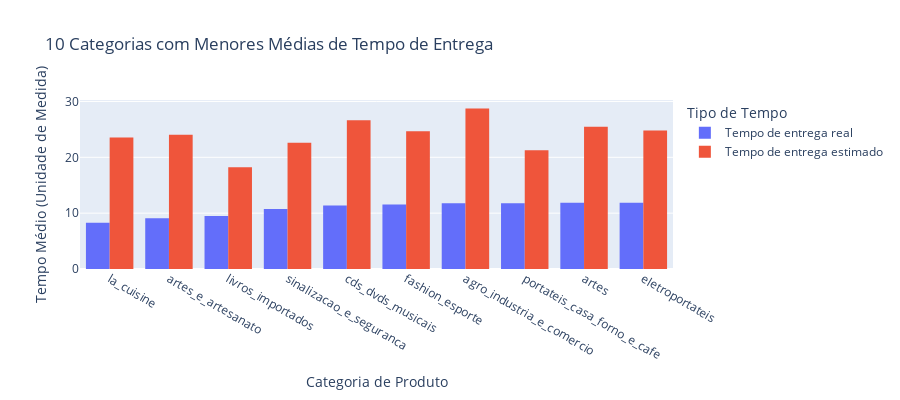
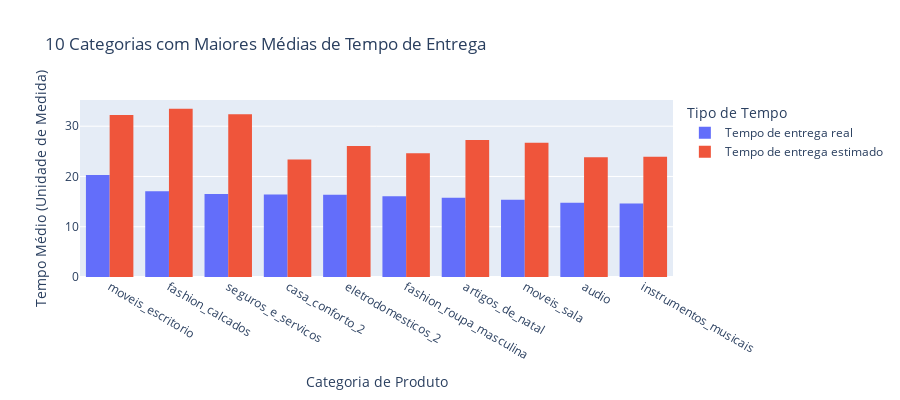

Source (notebook cell) for these figures, in order:
### Code cell
# Gráfico de relação entre categorias e tempo real e estimado

# Supondo que df já está carregado
dfTempo = df[['delivery_time', 'delivery_time_model', 'product_category_name']].groupby(['product_category_name']).mean()

# Selecionar as 10 categorias com menores médias de tempo de entrega real e estimado
top10_categories_min = dfTempo.nsmallest(10, ['delivery_time', 'delivery_time_model']).index

# Selecionar as 10 categorias com maiores médias de tempo de entrega real e estimado
top10_categories_max = dfTempo.nlargest(10, ['delivery_time', 'delivery_time_model']).index

# Filtrar o DataFrame original para conter apenas essas categorias
dfTempo_min = dfTempo.loc[top10_categories_min].reset_index()
dfTempo_max = dfTempo.loc[top10_categories_max].reset_index()

# Reformatar os DataFrames para o formato longo necessário para o Plotly
dfTempo_long_min = pd.melt(dfTempo_min, id_vars=['product_category_name'], 
                           value_vars=['delivery_time', 'delivery_time_model'],
                           var_name='Tipo de Tempo', value_name='Tempo Médio')

dfTempo_long_max = pd.melt(dfTempo_max, id_vars=['product_category_name'], 
                           value_vars=['delivery_time', 'delivery_time_model'],
                           var_name='Tipo de Tempo', value_name='Tempo Médio')

# Mapear os valores da variável "Tipo de Tempo" para os novos rótulos
dfTempo_long_min['Tipo de Tempo'] = dfTempo_long_min['Tipo de Tempo'].map({
    'delivery_time': 'Tempo de entrega real',
    'delivery_time_model': 'Tempo de entrega estimado'
})

dfTempo_long_max['Tipo de Tempo'] = dfTempo_long_max['Tipo de Tempo'].map({
    'delivery_time': 'Tempo de entrega real',
    'delivery_time_model': 'Tempo de entrega estimado'
})

# Criar os gráficos
fig_min = px.histogram(dfTempo_long_min, x="product_category_name", y="Tempo Médio",
                       color="Tipo de Tempo", barmode='group', height=400,
                       labels={'product_category_name': 'Categoria de Produto', 'Tempo Médio': 'Tempo Médio (Unidade de Medida)'},
                       title='10 Categorias com Menores Médias de Tempo de Entrega')

fig_max = px.histogram(dfTempo_long_max, x="product_category_name", y="Tempo Médio",
                       color="Tipo de Tempo", barmode='group', height=400,
                       labels={'product_category_name': 'Categoria de Produto', 'Tempo Médio': 'Tempo Médio (Unidade de Medida)'},
                       title='10 Categorias com Maiores Médias de Tempo de Entrega')

# Mostrar os gráficos
fig_min.update_yaxes(title_text='Tempo Médio (Unidade de Medida)')
fig_max.update_yaxes(title_text='Tempo Médio (Unidade de Medida)')

fig_min.show()
fig_max.show()

### Figure 1 — Plotly figure (JSON) as saved in the notebook; plotly's stock layout.template omitted (floating-point values rounded to 4 significant figures)
{"data": [{"alignmentgroup": "True", "bingroup": "x", "histfunc": "sum", "hovertemplate": "Tipo de Tempo=Tempo de entrega real<br>Categoria de Produto=%{x}<br>sum of Tempo Médio (Unidade de Medida)=%{y}<extra></extra>", "legendgroup": "Tempo de entrega real", "marker": {"color": "#636efa", "pattern": {"shape": ""}}, "name": "Tempo de entrega real", "offsetgroup": "Tempo de entrega real", "orientation": "v", "showlegend": true, "type": "histogram", "x": ["la_cuisine", "artes_e_artesanato", "livros_importados", "sinalizacao_e_seguranca", "cds_dvds_musicais", "fashion_esporte", "agro_industria_e_comercio", "portateis_casa_forno_e_cafe", "artes", "eletroportateis"], "xaxis": "x", "y": [8.28, 9.085, 9.501, 10.75, 11.36, 11.57, 11.78, 11.79, 11.86, 11.87], "yaxis": "y"}, {"alignmentgroup": "True", "bingroup": "x", "histfunc": "sum", "hovertemplate": "Tipo de Tempo=Tempo de entrega estimado<br>Categoria de Produto=%{x}<br>sum of Tempo Médio (Unidade de Medida)=%{y}<extra></extra>", "legendgroup": "Tempo de entrega estimado", "marker": {"color": "#EF553B", "pattern": {"shape": ""}}, "name": "Tempo de entrega estimado", "offsetgroup": "Tempo de entrega estimado", "orientation": "v", "showlegend": true, "type": "histogram", "x": ["la_cuisine", "artes_e_artesanato", "livros_importados", "sinalizacao_e_seguranca", "cds_dvds_musicais", "fashion_esporte", "agro_industria_e_comercio", "portateis_casa_forno_e_cafe", "artes", "eletroportateis"], "xaxis": "x", "y": [23.55, 24.04, 18.23, 22.6, 26.64, 24.67, 28.75, 21.28, 25.45, 24.8], "yaxis": "y"}], "layout": {"barmode": "group", "height": 400, "legend": {"title": {"text": "Tipo de Tempo"}, "tracegroupgap": 0}, "title": {"text": "10 Categorias com Menores Médias de Tempo de Entrega"}, "xaxis": {"anchor": "y", "domain": [0, 1], "title": {"text": "Categoria de Produto"}}, "yaxis": {"anchor": "x", "domain": [0, 1], "title": {"text": "Tempo Médio (Unidade de Medida)"}}}}

### Figure 2 — Plotly figure (JSON) as saved in the notebook; plotly's stock layout.template omitted (floating-point values rounded to 4 significant figures)
{"data": [{"alignmentgroup": "True", "bingroup": "x", "histfunc": "sum", "hovertemplate": "Tipo de Tempo=Tempo de entrega real<br>Categoria de Produto=%{x}<br>sum of Tempo Médio (Unidade de Medida)=%{y}<extra></extra>", "legendgroup": "Tempo de entrega real", "marker": {"color": "#636efa", "pattern": {"shape": ""}}, "name": "Tempo de entrega real", "offsetgroup": "Tempo de entrega real", "orientation": "v", "showlegend": true, "type": "histogram", "x": ["moveis_escritorio", "fashion_calcados", "seguros_e_servicos", "casa_conforto_2", "eletrodomesticos_2", "fashion_roupa_masculina", "artigos_de_natal", "moveis_sala", "audio", "instrumentos_musicais"], "xaxis": "x", "y": [20.3, 17.05, 16.5, 16.43, 16.38, 16.08, 15.77, 15.36, 14.78, 14.64], "yaxis": "y"}, {"alignmentgroup": "True", "bingroup": "x", "histfunc": "sum", "hovertemplate": "Tipo de Tempo=Tempo de entrega estimado<br>Categoria de Produto=%{x}<br>sum of Tempo Médio (Unidade de Medida)=%{y}<extra></extra>", "legendgroup": "Tempo de entrega estimado", "marker": {"color": "#EF553B", "pattern": {"shape": ""}}, "name": "Tempo de entrega estimado", "offsetgroup": "Tempo de entrega estimado", "orientation": "v", "showlegend": true, "type": "histogram", "x": ["moveis_escritorio", "fashion_calcados", "seguros_e_servicos", "casa_conforto_2", "eletrodomesticos_2", "fashion_roupa_masculina", "artigos_de_natal", "moveis_sala", "audio", "instrumentos_musicais"], "xaxis": "x", "y": [32.22, 33.45, 32.39, 23.36, 26.06, 24.61, 27.24, 26.71, 23.81, 23.93], "yaxis": "y"}], "layout": {"barmode": "group", "height": 400, "legend": {"title": {"text": "Tipo de Tempo"}, "tracegroupgap": 0}, "title": {"text": "10 Categorias com Maiores Médias de Tempo de Entrega"}, "xaxis": {"anchor": "y", "domain": [0, 1], "title": {"text": "Categoria de Produto"}}, "yaxis": {"anchor": "x", "domain": [0, 1], "title": {"text": "Tempo Médio (Unidade de Medida)"}}}}
